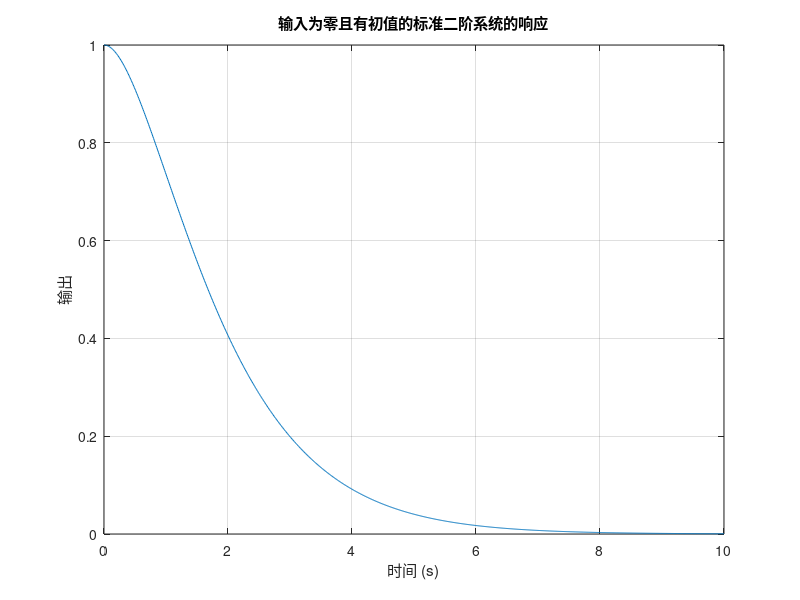

Reproduce this figure in MATLAB.
% 定义系统参数
% \ddot e + \frac{2\dot e}{T} + \frac{2e}{T^2}=0 % T = 2
% \ddot e + 2 * wn * zeta \dot e + wn^2 e = 0
% \ddot e + \dot e + 1 / 2 e = 0
wn = sqrt(2) / 2; % 无阻尼自然频率
zeta = sqrt(2) / 2; % 阻尼比
k = 1;
wn = k;
zeta = 1;

% 定义初始条件
y0 = 1; % y(0)
dy0 = 0; % dy/dt(0)

% 定义时间范围
t = 0:0.01:10;

% 定义系统状态空间方程
A = [0 1; -wn^2 -2*zeta*wn];
B = [0; 0];
C = [1 0];
D = 0;
sys = ss(A, B, C, D);

% 进行零输入响应仿真
y = initial(sys, [y0; dy0], t);

% 绘制响应曲线
plot(t, y);
xlabel('时间 (s)');
ylabel('输出');
title('输入为零且有初值的标准二阶系统的响应');
grid on;